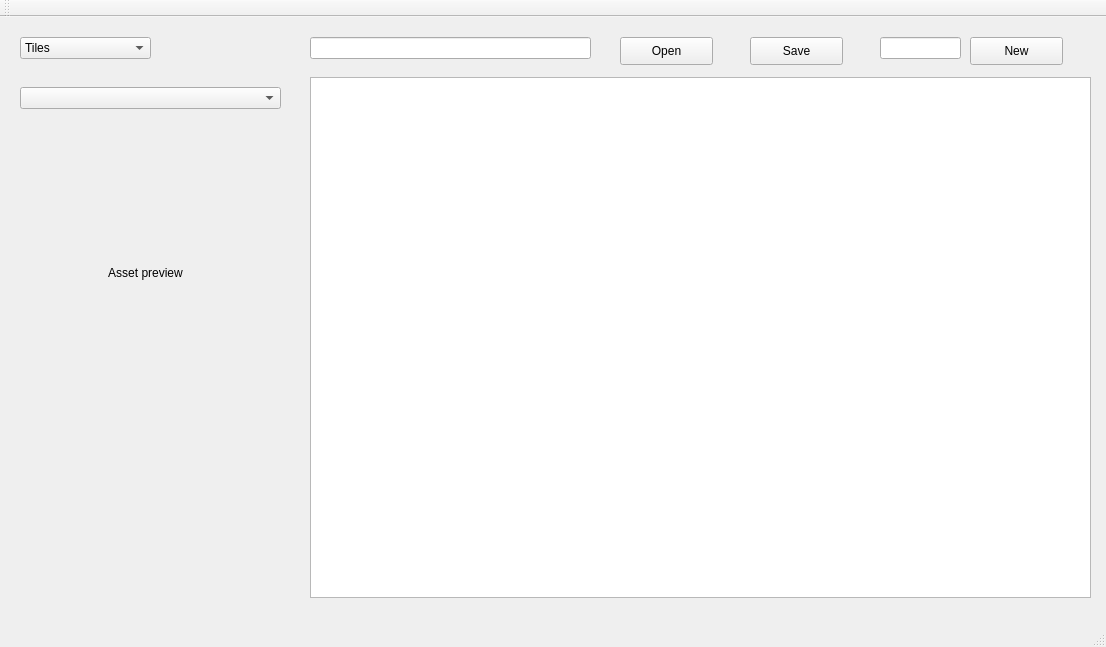
<?xml version="1.0" encoding="UTF-8"?>
<ui version="4.0">
 <class>MainWindow</class>
 <widget class="QMainWindow" name="MainWindow">
  <property name="geometry">
   <rect>
    <x>0</x>
    <y>0</y>
    <width>1106</width>
    <height>647</height>
   </rect>
  </property>
  <property name="windowTitle">
   <string>MainWindow</string>
  </property>
  <widget class="QWidget" name="centralWidget">
   <widget class="QGraphicsView" name="graphicsView">
    <property name="geometry">
     <rect>
      <x>310</x>
      <y>60</y>
      <width>781</width>
      <height>521</height>
     </rect>
    </property>
   </widget>
   <widget class="QComboBox" name="comboBox">
    <property name="geometry">
     <rect>
      <x>20</x>
      <y>20</y>
      <width>131</width>
      <height>22</height>
     </rect>
    </property>
    <item>
     <property name="text">
      <string>Tiles</string>
     </property>
    </item>
    <item>
     <property name="text">
      <string>Environment</string>
     </property>
    </item>
    <item>
     <property name="text">
      <string>Enemies</string>
     </property>
    </item>
    <item>
     <property name="text">
      <string>Collision</string>
     </property>
    </item>
    <item>
     <property name="text">
      <string>Triggers</string>
     </property>
    </item>
   </widget>
   <widget class="QComboBox" name="comboBox_2">
    <property name="geometry">
     <rect>
      <x>20</x>
      <y>70</y>
      <width>261</width>
      <height>22</height>
     </rect>
    </property>
   </widget>
   <widget class="QLabel" name="label">
    <property name="geometry">
     <rect>
      <x>40</x>
      <y>130</y>
      <width>211</width>
      <height>251</height>
     </rect>
    </property>
    <property name="text">
     <string>Asset preview</string>
    </property>
    <property name="alignment">
     <set>Qt::AlignCenter</set>
    </property>
   </widget>
   <widget class="QLineEdit" name="lineEdit">
    <property name="geometry">
     <rect>
      <x>310</x>
      <y>20</y>
      <width>281</width>
      <height>22</height>
     </rect>
    </property>
   </widget>
   <widget class="QPushButton" name="pushButton">
    <property name="geometry">
     <rect>
      <x>620</x>
      <y>20</y>
      <width>93</width>
      <height>28</height>
     </rect>
    </property>
    <property name="text">
     <string>Open</string>
    </property>
   </widget>
   <widget class="QPushButton" name="pushButton_2">
    <property name="geometry">
     <rect>
      <x>750</x>
      <y>20</y>
      <width>93</width>
      <height>28</height>
     </rect>
    </property>
    <property name="text">
     <string>Save</string>
    </property>
   </widget>
   <widget class="QPushButton" name="pushButton_3">
    <property name="geometry">
     <rect>
      <x>970</x>
      <y>20</y>
      <width>93</width>
      <height>28</height>
     </rect>
    </property>
    <property name="text">
     <string>New</string>
    </property>
   </widget>
   <widget class="QLineEdit" name="lineEdit_2">
    <property name="geometry">
     <rect>
      <x>880</x>
      <y>20</y>
      <width>81</width>
      <height>22</height>
     </rect>
    </property>
   </widget>
  </widget>
  <widget class="QMenuBar" name="menuBar">
   <property name="geometry">
    <rect>
     <x>0</x>
     <y>0</y>
     <width>1106</width>
     <height>26</height>
    </rect>
   </property>
  </widget>
  <widget class="QToolBar" name="mainToolBar">
   <attribute name="toolBarArea">
    <enum>TopToolBarArea</enum>
   </attribute>
   <attribute name="toolBarBreak">
    <bool>false</bool>
   </attribute>
  </widget>
  <widget class="QStatusBar" name="statusBar"/>
 </widget>
 <layoutdefault spacing="6" margin="11"/>
 <resources/>
 <connections/>
</ui>
